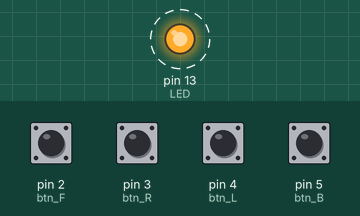
Simulated run of this sketch. Board: Arduino Uno, built with avr-gcc and run on an emulated ATmega328P. On the bench: output pins drawn as LEDs (lit = HIGH). Dashed ring = blinking. Inputs (shaded band) come from the test bench; at power-on: pin 2 (btn_F), pin 3 (btn_R), pin 4 (btn_L), pin 5 (btn_B) LOW. What the sketch prints to the serial monitor is not drawn.

Above: at 0.2 s.
Timing chart, 0 to 3.5 s (numbered marks = the images above):
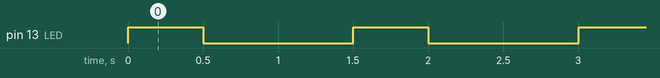

Measured:
- by itself, pin 13 (LED): alternates HIGH for 0.50 s and LOW for 1.0 s

The sketch:

button_test.ino
```cpp
const int btn_F = 2; // Green
int delta_F_L = 60;
int delta_F_R = 60;

const int btn_R = 3; // Orange
int delta_R_R = 60;

const int btn_L = 4; // Blue
int delta_L_L = 60;

const int btn_B = 5; // White
int delta_B_L = 40;
int delta_B_R = 40;

const int LED = 13; // built-in LED
int pwm_L=0;
int pwm_R=0;


void setup() {

  pinMode(btn_F,INPUT);
  pinMode(btn_R,INPUT);
  pinMode(btn_L,INPUT);
  pinMode(btn_B,INPUT);
  pinMode(LED,OUTPUT);
  digitalWrite(LED,LOW);
  Serial.begin(9600);
}

void loop() {

  pwm_L = 0;
  pwm_R = 0;

  Show_btn_status(digitalRead(btn_F),digitalRead(btn_L),digitalRead(btn_R),digitalRead(btn_B));

  if(digitalRead(btn_F)==HIGH){
    pwm_L += delta_F_L;
    pwm_R += delta_F_R;
  }
  if(digitalRead(btn_L)==HIGH){
    pwm_L += delta_L_L;
  }
  if(digitalRead(btn_R)==HIGH){
    pwm_R += delta_R_R;
  }
  if(digitalRead(btn_B)==HIGH){
    pwm_L -= delta_B_L;
    pwm_R -= delta_B_R;
  }

  Serial.print("pwm_L:");
  Serial.println(pwm_L);
  Serial.print("pwm_R:");
  Serial.println(pwm_R);
  digitalWrite(LED,HIGH);
  delay(500);
  digitalWrite(LED,LOW);
  delay(1000);

}

void Show_btn_status(boolean F,boolean L,boolean R,boolean B){

  Serial.println("-----");
  Serial.print("  ");
  Serial.println(F);
  Serial.print(L);
  Serial.print("   ");
  Serial.println(R);
  Serial.print("  ");
  Serial.println(B);
  Serial.println("-----");


}
```
